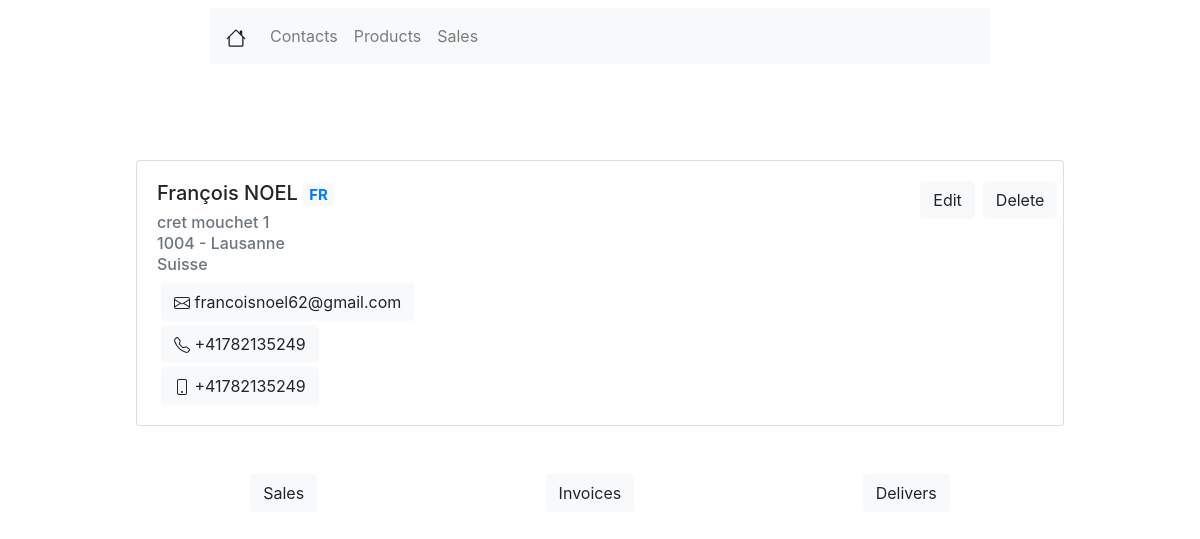
The page /contacts/4/ on the database its author committed.
### contacts/models.py (models this page shows, shortened)
class Contact(models.Model):
    COUNTRY_CHOICES = (
        ('US', 'United States'),
        ('FR', 'France'),
        ('CH', 'Suisse'),
        ('RU', 'Russia'),
        ('IT', 'Italy'),
    )
    TITLE_CHOICES = (
        ('M.', 'Monsieur'),
        ('Mme', 'Madame'),
        ('Melle', 'Mademoiselle'),
        ('NA', 'Sans avis'),
    )
    LANG_CHOICES = (
        ('EN', 'Anglais'),
        ('FR', 'Francais'),
        ('CH', 'Suisse'),
        ('RU', 'Russe'),
        ('IT', 'Italien'),
    )
    is_active = models.BooleanField(verbose_name="active", default=True)
    title = models.CharField(verbose_name="titre", max_length=50, null=False, choices=TITLE_CHOICES, default='Mme')
    lang = models.CharField(verbose_name="Langue", max_length=80, null=False, choices=LANG_CHOICES, default='US')
    name = models.CharField(verbose_name='Prénom', max_length=200, null=True)
    lastname = models.CharField(verbose_name='Nom de famille', max_length=200, null=True)
    age = models.IntegerField(verbose_name='Age', null=True)
    street = models.CharField(verbose_name="Adresse", max_length=100, null=True)
    region_zip = models.IntegerField(verbose_name="Code postale", null=True)
    city = models.CharField(verbose_name="Ville", max_length=200, null=True)
    country = models.CharField(verbose_name="Pays", max_length=100, null=False, choices=COUNTRY_CHOICES, default='CH')
    phone = PhoneNumberField(null=True)
    mobile = PhoneNumberField(null=True)
    email = models.EmailField(verbose_name="E-mail", max_length=254, null=True)
    state = models.CharField(verbose_name="Etat", max_length=20, null=True)

### contacts/views.py (the view)
# urls.py: path('<int:pk>/', views.DetailView.as_view(), name='contact_detail'),
class DetailView(generic.DetailView):
    template_name = 'contacts/contacts_other_infos.html'
    model = Contact
    def get_context_data(self, **kwargs):
        context = super().get_context_data(**kwargs)
        context['next'] = next_in_order(self.object)
        context['previous'] = prev_in_order(self.object)
        return context

### contacts/templates/contacts/contacts_other_infos.html (shortened to what this page needs)
{% extends 'contacts/contacts_formview.html' %}
{% block other_infos %}
    <div class="row mx-auto mt-5 justify-content-around" style="width: 58rem;">
        <button class="btn btn-light" type="button" data-toggle="collapse" data-target="#sales" aria-expanded="false" aria-controls="collapseExample">
        Sales
        </button>
        <button class="btn btn-light" type="button" data-toggle="collapse" data-target="#invoices" aria-expanded="false" aria-controls="collapseExample">
        Invoices
        </button>
        <button class="btn btn-light" type="button" data-toggle="collapse" data-target="#delivers" aria-expanded="false" aria-controls="collapseExample">
        Delivers
        </button>
    </div>
{% endblock %}

### contacts/templates/contacts/contacts_formview.html (shortened to what this page needs)
{% extends 'viewlist/viewlist.html' %}
{% block viewlist %}
    <div class="row mx-auto mt-5 justify-content-center">
        <div class="card" style="width: 58rem;">
            <div class="card-body">
                <div class="row">
                    <div class="col-md-10">
                        <h5 class="card-title">{{ contact.name }} {{ contact.lastname }} <span
                                class="badge bg-light text-primary">{{ contact.lang }}</span></h5>
                    </div>
                    <div class="col-md-2" style="display: inherit">
                        <a class="btn btn-light mr-2" href="{% url 'edit_contact' contact.id %}" role="button">Edit</a>
                        <form action="{% url 'delete_contact' contact.id %}" method="post">
                            <button class="btn btn-light mr-2">Delete</button>
                        </form>
                    </div>
                </div>
                <h6 class="card-subtitle mb-2 text-muted ">{{ contact.street }}</h6>
                <h6 class="card-subtitle mb-2 text-muted">{{ contact.region_zip }} - {{ contact.city }}</h6>
                <h6 class="card-subtitle mb-2 text-muted">{{ contact.get_country_display }}</h6>
                <div class="row ml-1 mb-1">
                    <a class="btn btn-light btn-xlg" href="mailto:{{ contact.email }}">
                        <span class="glyphicon glyphicon-earphone">{{ contact.email }}</span>
                    </a>
                </div>
                {% if contact.phone %}
                    <div class="row ml-1 mb-1">
                        <a class="btn btn-light btn-xlg" href="tel:{{ contact.phone }}">
                            <span class="glyphicon glyphicon-earphone">{{ contact.phone }}</span>
                        </a>
                    </div>
                {% endif %}
                {% if contact.mobile %}
                    <div class="row ml-1 mt-1">
                        <a class="btn btn-light btn-xlg" href="tel:{{ contact.mobile }}">
                            <span class="glyphicon glyphicon-earphone">{{ contact.mobile }}</span>
                        </a>
                    </div>
                {% endif %}
            </div>
        </div>
    </div>
    {% block other_infos %}
    {% endblock %}
{% endblock %}

### rows shown on the page
Contact: name "François", lastname "NOEL", lang "FR", street "cret mouchet 1", region_zip "1004", city "Lausanne", country "Suisse", email "francoisnoel62@gmail.com", phone "+41782135249", mobile "+41782135249"
